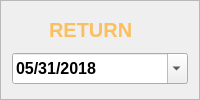
       <widget class="QFrame" name="returnFrame">
        <property name="frameShape">
         <enum>QFrame::StyledPanel</enum>
        </property>
        <property name="frameShadow">
         <enum>QFrame::Raised</enum>
        </property>
        <layout class="QGridLayout" name="gridLayout_2">
         <item row="0" column="0">
          <widget class="QLabel" name="label_7">
           <property name="minimumSize">
            <size>
             <width>31</width>
             <height>31</height>
            </size>
           </property>
           <property name="maximumSize">
            <size>
             <width>31</width>
             <height>31</height>
            </size>
           </property>
           <property name="palette">
            <palette>
             <active>
              <colorrole role="WindowText">
               <brush brushstyle="SolidPattern">
                <color alpha="255">
                 <red>252</red>
                 <green>191</green>
                 <blue>96</blue>
                </color>
               </brush>
              </colorrole>
              <colorrole role="Text">
               <brush brushstyle="SolidPattern">
                <color alpha="255">
                 <red>252</red>
                 <green>191</green>
                 <blue>96</blue>
                </color>
               </brush>
              </colorrole>
              <colorrole role="ButtonText">
               <brush brushstyle="SolidPattern">
                <color alpha="255">
                 <red>252</red>
                 <green>191</green>
                 <blue>96</blue>
                </color>
               </brush>
              </colorrole>
              <colorrole role="ToolTipText">
               <brush brushstyle="SolidPattern">
                <color alpha="255">
                 <red>252</red>
                 <green>191</green>
                 <blue>96</blue>
                </color>
               </brush>
              </colorrole>
             </active>
             <inactive>
              <colorrole role="WindowText">
               <brush brushstyle="SolidPattern">
                <color alpha="255">
                 <red>252</red>
                 <green>191</green>
                 <blue>96</blue>
                </color>
               </brush>
              </colorrole>
              <colorrole role="Text">
               <brush brushstyle="SolidPattern">
                <color alpha="255">
                 <red>252</red>
                 <green>191</green>
                 <blue>96</blue>
                </color>
               </brush>
              </colorrole>
              <colorrole role="ButtonText">
               <brush brushstyle="SolidPattern">
                <color alpha="255">
                 <red>252</red>
                 <green>191</green>
                 <blue>96</blue>
                </color>
               </brush>
              </colorrole>
              <colorrole role="ToolTipText">
               <brush brushstyle="SolidPattern">
                <color alpha="255">
                 <red>252</red>
                 <green>191</green>
                 <blue>96</blue>
                </color>
               </brush>
              </colorrole>
             </inactive>
             <disabled>
              <colorrole role="WindowText">
               <brush brushstyle="SolidPattern">
                <color alpha="255">
                 <red>120</red>
                 <green>120</green>
                 <blue>120</blue>
                </color>
               </brush>
              </colorrole>
              <colorrole role="Text">
               <brush brushstyle="SolidPattern">
                <color alpha="255">
                 <red>120</red>
                 <green>120</green>
                 <blue>120</blue>
                </color>
               </brush>
              </colorrole>
              <colorrole role="ButtonText">
               <brush brushstyle="SolidPattern">
                <color alpha="255">
                 <red>120</red>
                 <green>120</green>
                 <blue>120</blue>
                </color>
               </brush>
              </colorrole>
              <colorrole role="ToolTipText">
               <brush brushstyle="SolidPattern">
                <color alpha="255">
                 <red>252</red>
                 <green>191</green>
                 <blue>96</blue>
                </color>
               </brush>
              </colorrole>
             </disabled>
            </palette>
           </property>
           <property name="font">
            <font>
             <pointsize>13</pointsize>
             <weight>75</weight>
             <bold>true</bold>
             <underline>false</underline>
            </font>
           </property>
           <property name="text">
            <string/>
           </property>
           <property name="pixmap">
            <pixmap resource="resource.qrc">:/img/img/Calendar.png</pixmap>
           </property>
           <property name="scaledContents">
            <bool>true</bool>
           </property>
          </widget>
         </item>
         <item row="0" column="1">
          <widget class="QLabel" name="label_5">
           <property name="palette">
            <palette>
             <active>
              <colorrole role="WindowText">
               <brush brushstyle="SolidPattern">
                <color alpha="255">
                 <red>252</red>
                 <green>191</green>
                 <blue>96</blue>
                </color>
               </brush>
              </colorrole>
              <colorrole role="Text">
               <brush brushstyle="SolidPattern">
                <color alpha="255">
                 <red>252</red>
                 <green>191</green>
                 <blue>96</blue>
                </color>
               </brush>
              </colorrole>
              <colorrole role="ButtonText">
               <brush brushstyle="SolidPattern">
                <color alpha="255">
                 <red>252</red>
                 <green>191</green>
                 <blue>96</blue>
                </color>
               </brush>
              </colorrole>
              <colorrole role="ToolTipText">
               <brush brushstyle="SolidPattern">
                <color alpha="255">
                 <red>252</red>
                 <green>191</green>
                 <blue>96</blue>
                </color>
               </brush>
              </colorrole>
             </active>
             <inactive>
              <colorrole role="WindowText">
               <brush brushstyle="SolidPattern">
                <color alpha="255">
                 <red>252</red>
                 <green>191</green>
                 <blue>96</blue>
                </color>
               </brush>
              </colorrole>
              <colorrole role="Text">
               <brush brushstyle="SolidPattern">
                <color alpha="255">
                 <red>252</red>
                 <green>191</green>
                 <blue>96</blue>
                </color>
               </brush>
              </colorrole>
              <colorrole role="ButtonText">
               <brush brushstyle="SolidPattern">
                <color alpha="255">
                 <red>252</red>
                 <green>191</green>
                 <blue>96</blue>
                </color>
               </brush>
              </colorrole>
              <colorrole role="ToolTipText">
               <brush brushstyle="SolidPattern">
                <color alpha="255">
                 <red>252</red>
                 <green>191</green>
                 <blue>96</blue>
                </color>
               </brush>
              </colorrole>
             </inactive>
             <disabled>
              <colorrole role="WindowText">
               <brush brushstyle="SolidPattern">
                <color alpha="255">
                 <red>120</red>
                 <green>120</green>
                 <blue>120</blue>
                </color>
               </brush>
              </colorrole>
              <colorrole role="Text">
               <brush brushstyle="SolidPattern">
                <color alpha="255">
                 <red>120</red>
                 <green>120</green>
                 <blue>120</blue>
                </color>
               </brush>
              </colorrole>
              <colorrole role="ButtonText">
               <brush brushstyle="SolidPattern">
                <color alpha="255">
                 <red>120</red>
                 <green>120</green>
                 <blue>120</blue>
                </color>
               </brush>
              </colorrole>
              <colorrole role="ToolTipText">
               <brush brushstyle="SolidPattern">
                <color alpha="255">
                 <red>252</red>
                 <green>191</green>
                 <blue>96</blue>
                </color>
               </brush>
              </colorrole>
             </disabled>
            </palette>
           </property>
           <property name="font">
            <font>
             <pointsize>15</pointsize>
             <weight>75</weight>
             <bold>true</bold>
             <underline>false</underline>
            </font>
           </property>
           <property name="text">
            <string>RETURN</string>
           </property>
          </widget>
         </item>
         <item row="1" column="0" colspan="2">
          <widget class="QDateEdit" name="departDate_2">
           <property name="minimumSize">
            <size>
             <width>0</width>
             <height>31</height>
            </size>
           </property>
           <property name="palette">
            <palette>
             <active>
              <colorrole role="Highlight">
               <brush brushstyle="SolidPattern">
                <color alpha="255">
                 <red>160</red>
                 <green>160</green>
                 <blue>160</blue>
                </color>
               </brush>
              </colorrole>
             </active>
             <inactive>
              <colorrole role="Highlight">
               <brush brushstyle="SolidPattern">
                <color alpha="255">
                 <red>160</red>
                 <green>160</green>
                 <blue>160</blue>
                </color>
               </brush>
              </colorrole>
             </inactive>
             <disabled>
              <colorrole role="Highlight">
               <brush brushstyle="SolidPattern">
                <color alpha="255">
                 <red>0</red>
                 <green>120</green>
                 <blue>215</blue>
                </color>
               </brush>
              </colorrole>
             </disabled>
            </palette>
           </property>
           <property name="font">
            <font>
             <pointsize>12</pointsize>
             <weight>75</weight>
             <bold>true</bold>
            </font>
           </property>
           <property name="displayFormat">
            <string>MM/dd/yyyy</string>
           </property>
           <property name="calendarPopup">
            <bool>true</bool>
           </property>
           <property name="date">
            <date>
             <year>2018</year>
             <month>5</month>
             <day>31</day>
            </date>
           </property>
          </widget>
         </item>
        </layout>
       </widget>
